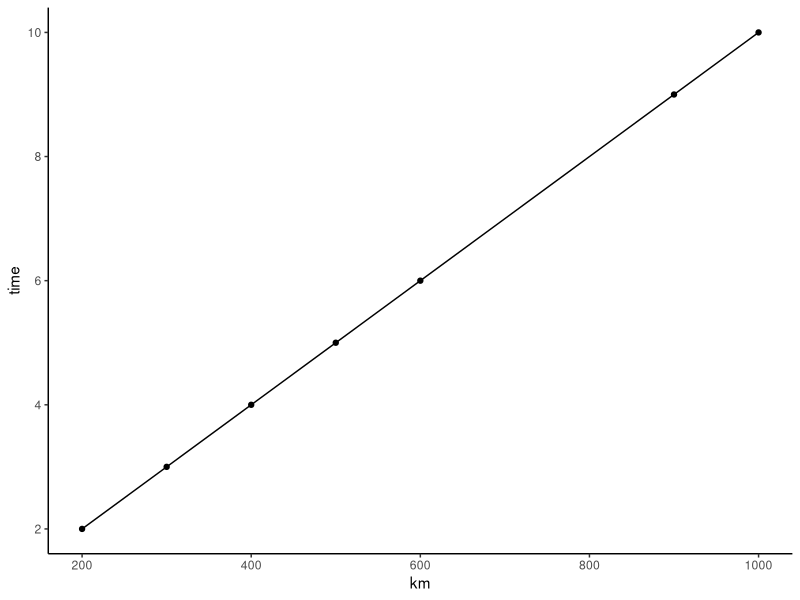
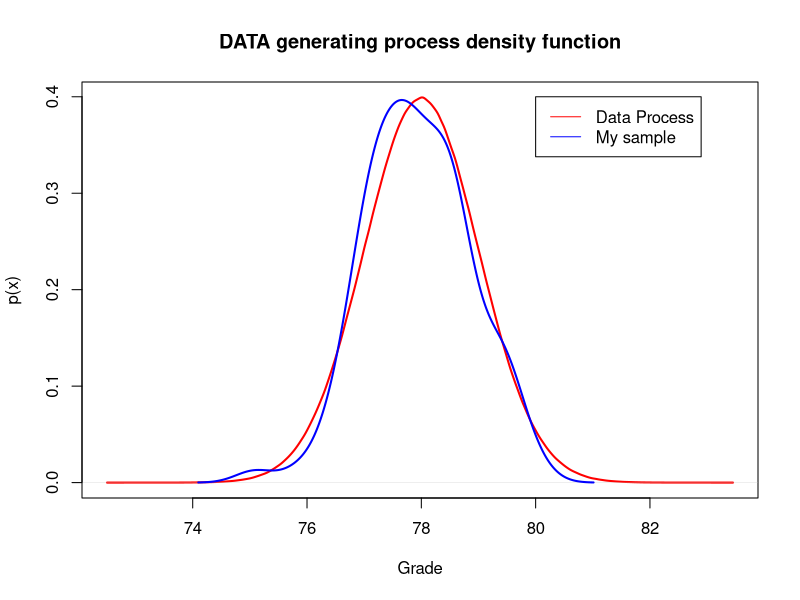

Source code (R) for these figures, in order:
## ---- chunk 1
km <- c(200,300,400,500,600,900,1000)
## Our model
time <- km/100
### Let's plot the information
library(ggplot2)

p <- ggplot(data=data.frame(km,time), aes(x=km ,y=time)) +
    geom_line() +
    geom_point()+ 
    theme_classic()

## ---- chunk 2
p
## ---- chunk 3
data1 <- data.frame(km,time)
data1

## ---- chunk 4
set.seed(1234)

dataProcess <- rnorm(16000000, 
                     mean = 78, 
                     sd = 1)
grades <- rnorm(100,  
                mean = 78, 
                sd = 1)

plot(density(dataProcess), 
     lwd = 2, 
     col = "red",
     main = "DATA generating process density function", 
     xlab = "Grade", 
     ylab = "p(x)")

lines(density(grades), 
      col = "blue", 
      lwd = 2)

legend(80, 0.4, 
       legend=c("Data Process", "My sample"),
       col=c("red", "blue"), lty=1)

